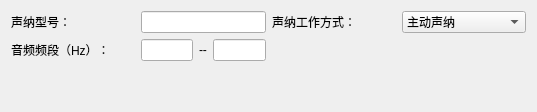
              <widget class="QWidget" name="tab_18">
               <attribute name="title">
                <string>声呐装备信息</string>
               </attribute>
               <layout class="QGridLayout" name="gridLayout_13" columnstretch="1,1,1,1">
                <item row="0" column="3">
                 <widget class="QComboBox" name="comboBox_10">
                  <property name="focusPolicy">
                   <enum>Qt::NoFocus</enum>
                  </property>
                  <item>
                   <property name="text">
                    <string>主动声纳</string>
                   </property>
                  </item>
                 </widget>
                </item>
                <item row="0" column="1">
                 <widget class="QLineEdit" name="lineEdit_61"/>
                </item>
                <item row="0" column="2">
                 <widget class="QLabel" name="label_70">
                  <property name="text">
                   <string>声纳工作方式：</string>
                  </property>
                 </widget>
                </item>
                <item row="0" column="0">
                 <widget class="QLabel" name="label_71">
                  <property name="text">
                   <string>声纳型号：</string>
                  </property>
                 </widget>
                </item>
                <item row="1" column="1">
                 <layout class="QHBoxLayout" name="horizontalLayout_7">
                  <item>
                   <widget class="QLineEdit" name="lineEdit_62"/>
                  </item>
                  <item>
                   <widget class="QLabel" name="label_72">
                    <property name="text">
                     <string>--</string>
                    </property>
                   </widget>
                  </item>
                  <item>
                   <widget class="QLineEdit" name="lineEdit_63"/>
                  </item>
                 </layout>
                </item>
                <item row="1" column="0">
                 <widget class="QLabel" name="label_73">
                  <property name="text">
                   <string>音频频段（Hz）：</string>
                  </property>
                 </widget>
                </item>
                <item row="2" column="1">
                 <spacer name="verticalSpacer_12">
                  <property name="orientation">
                   <enum>Qt::Vertical</enum>
                  </property>
                  <property name="sizeHint" stdset="0">
                   <size>
                    <width>20</width>
                    <height>40</height>
                   </size>
                  </property>
                 </spacer>
                </item>
               </layout>
              </widget>
